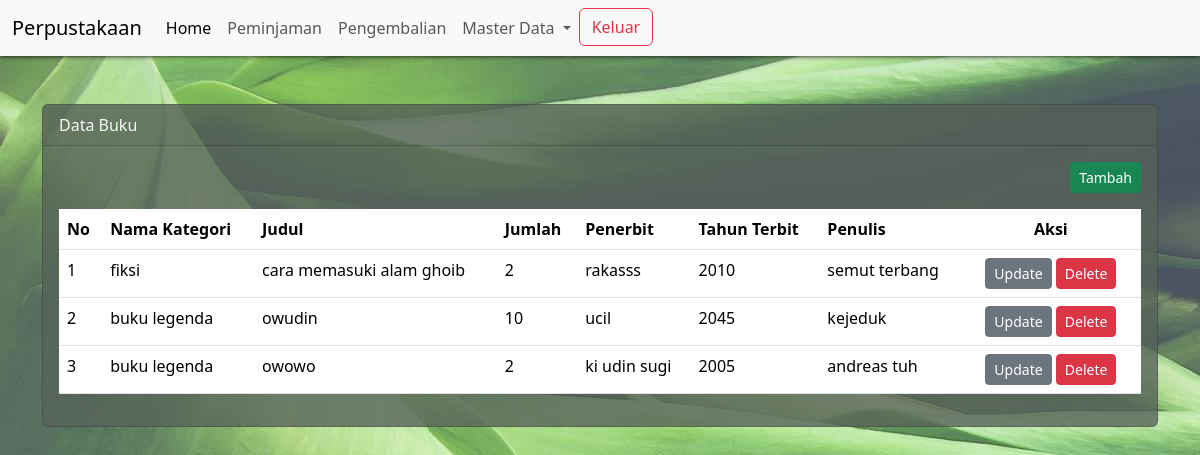
Page /?pg=buku on the committed database.
### tables this page shows
CREATE TABLE `buku` (
  `id` int(11) NOT NULL,
  `id_kategori` int(11) NOT NULL,
  `judul` varchar(50) NOT NULL,
  `jumlah` int(11) NOT NULL,
  `penerbit` varchar(50) NOT NULL,
  `tahun_terbit` varchar(5) NOT NULL,
  `penulis` varchar(100) NOT NULL,
  `created_at` timestamp NOT NULL DEFAULT current_timestamp(),
  `update_at` timestamp NOT NULL DEFAULT current_timestamp() ON UPDATE current_timestamp()
);

CREATE TABLE `kategori` (
  `id` int(11) NOT NULL,
  `nama_kategori` varchar(50) NOT NULL,
  `keterangan` text NOT NULL,
  `created_at` timestamp NOT NULL DEFAULT current_timestamp(),
  `update_at` timestamp NOT NULL DEFAULT current_timestamp()
);

### content/buku.php (the view, shortened to what this page needs)
<?php
$queryBuku = mysqli_query($koneksi, "SELECT kategori.nama_kategori, buku.* FROM buku LEFT JOIN kategori ON kategori.id = buku.id_kategori ORDER BY id DESC");
?>
<div class="container mt-5">
    <div class="row">
        <div class="col-sm-12">
            <div class="card text-light" style="background-color: rgba(87, 99, 89, .8)">
                <div class="card-header">Data Buku</div>
                <div class="card-body">
                    <div align="right" class="mb-3">
                        <a href="?pg=tambah-buku" class="btn btn-sm btn-success">Tambah</a>
                    </div>
                    <table class="table table-hover table-responsive">
                        <thead>
                            <tr>
                                <th>No</th>
                                <th>Nama Kategori</th>
                                <th>Judul</th>
                                <th>Jumlah</th>
                                <th>Penerbit</th>
                                <th>Tahun Terbit</th>
                                <th>Penulis</th>
                                <th class="col-2 text-center">Aksi</th>
                            </tr>
                        </thead>
                        <tbody>
                            <?php $no = 1;
                            while ($rowBuku = mysqli_fetch_assoc($queryBuku)) : ?>
                                <tr>
                                    <td><?php echo $no++ ?></td>
                                    <td><?php echo $rowBuku['nama_kategori']; ?></td>
                                    <td><?php echo $rowBuku['judul'] ?></td>
                                    <td><?php echo $rowBuku['jumlah'] ?></td>
                                    <td><?php echo $rowBuku['penerbit'] ?></td>
                                    <td><?php echo $rowBuku['tahun_terbit'] ?></td>
                                    <td><?php echo $rowBuku['penulis'] ?></td>
                                    <td class="text-center">
                                        <a href="?pg=tambah-buku&edit=<?= $rowBuku['id']; ?>" class="btn btn-sm btn-secondary">Update</a>
                                        <a onclick="return confirm('Apakah anda ingin menghapus data ini ?')" href="?pg=tambah-buku&delete=<?= $rowBuku['id'] ?>" class="btn btn-sm btn-danger">Delete</a>
                                    </td>
                                </tr>
                            <?php endwhile ?>
                        </tbody>
                    </table>
                </div>
            </div>
        </div>
    </div>
</div>

### index.php (style rules this page uses)
body { background: url('assets/img/bg-jumbotron.jpg'); background-repeat: no-repeat; }

### rows in the picture
buku: id_kategori.nama_kategori "fiksi", judul "cara memasuki alam ghoib", jumlah "2", penerbit "rakasss", tahun_terbit "2010", penulis "semut terbang"
buku: id_kategori.nama_kategori "buku legenda", judul "owudin", jumlah "10", penerbit "ucil", tahun_terbit "2045", penulis "kejeduk"
buku: id_kategori.nama_kategori "buku legenda", judul "owowo", jumlah "2", penerbit "ki udin sugi", tahun_terbit "2005", penulis "andreas tuh"
